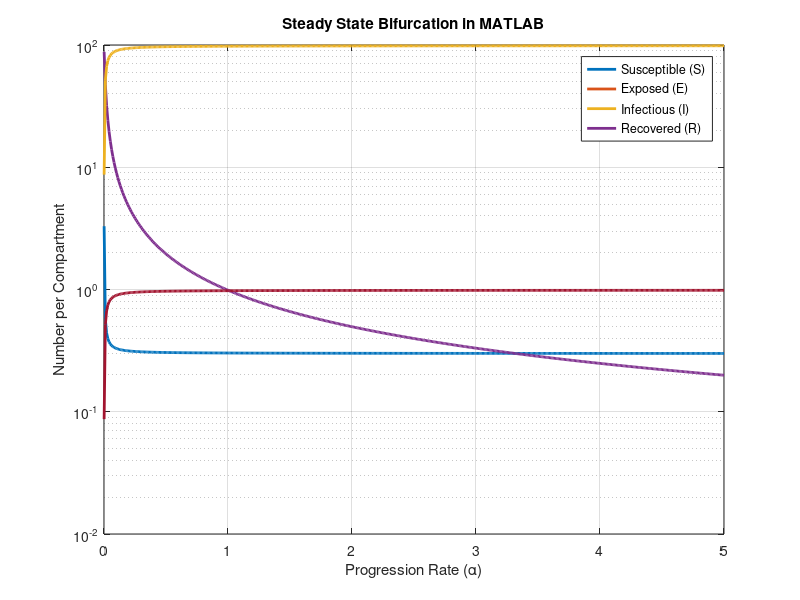
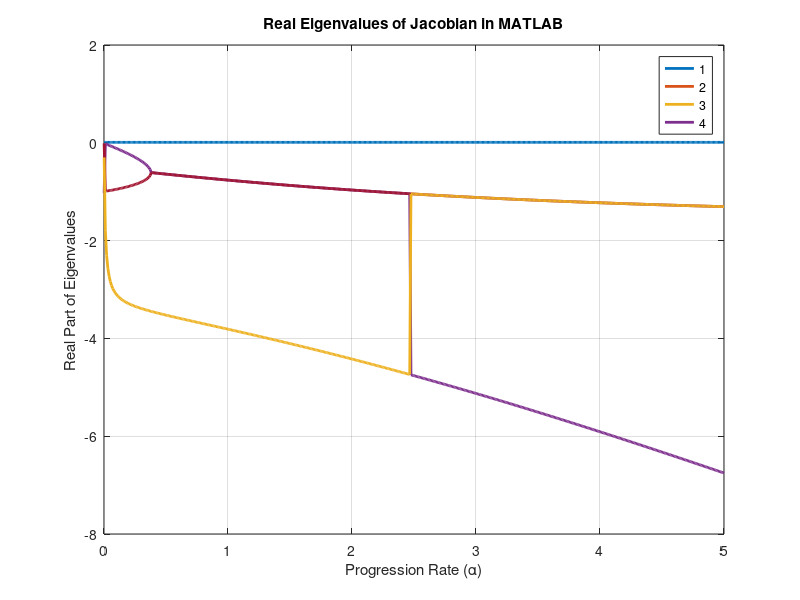
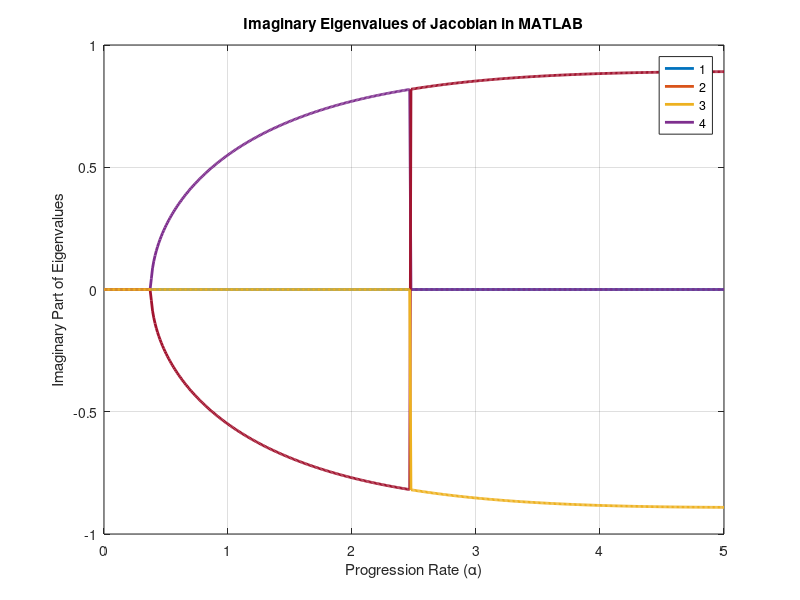

Write MATLAB code to recreate these figures, in order.
%Eigenvalue and bifurcation graphs

function Bifurcation_EV_Graphs()
gamma = 1;
%alpha = 0.29
%alpha = 2.347510026817774; %transition time from low to high density; not infectivity!
beta = 3.374; %calculated from root-finding the imaginary values in the Jacobian
mu = 0.01;
Lambda = 1;

%R0 = (Lambda/mu)*(beta/gamma); %here we assume a steady population where deaths and immigration over a three-week interval are negligible
%R0 = math.sqrt(Lambda/mu)*math.sqrt(beta/gamma) #here we assume a steady population where deaths and immigration over a three-week interval are negligible
%printf(R0)

alpha_min = 0.001;
alpha_max = 5;

alpha_evaluate = linspace(alpha_min, alpha_max, 500);
%transient_time = 14; %model peaks quickly

bifurcation_alpha = zeros(length(alpha_evaluate));
bifurcation_I = zeros(length(alpha_evaluate));
bifurcation_S = zeros(length(alpha_evaluate));
bifurcation_E = zeros(length(alpha_evaluate));
bifurcation_R = zeros(length(alpha_evaluate));

ev4 = zeros(length(alpha_evaluate));
ev1 = zeros(length(alpha_evaluate));
ev2 = zeros(length(alpha_evaluate));
ev3 = zeros(length(alpha_evaluate));




for val = (1:length(alpha_evaluate))
    alpha = alpha_evaluate(val);
    I_steady = ((Lambda*alpha)/((gamma+mu)*(alpha+mu)))-(mu/beta);
    S_steady = ((gamma+mu)*(alpha+mu))/(alpha*beta);
    E_steady = gamma/(alpha+mu) - (mu*(gamma+mu))/(alpha*beta);
    R_steady = (gamma*Lambda*alpha)/(mu*(gamma+mu)*(alpha+mu)) - gamma/beta;
    bifurcation_I(val) = I_steady;
    bifurcation_S(val) = S_steady;
    bifurcation_E(val) = E_steady;
    bifurcation_R(val) = R_steady;

    bifurcation_alpha(val) = alpha;

    Jac = [-(Lambda*alpha*beta)/((alpha+mu)*(gamma+mu))-mu, 0, -((gamma+mu)*(alpha+mu))/alpha, 0; 
    (Lambda*alpha*beta)/((alpha+mu)*(gamma+mu)), -alpha-mu, ((gamma+mu)*(alpha+mu))/alpha, 0;
    0, alpha, -gamma-mu, 0;
    0, 0, gamma, mu];

    eigs = eig(Jac);
    ev1(val) = eigs(1);
    ev2(val) = eigs(2);
    ev3(val) = eigs(3);
    ev4(val) = eigs(4);
end    

bif = [bifurcation_S; bifurcation_I; bifurcation_E; bifurcation_R]';

figure;
    plot(bifurcation_alpha, bifurcation_S, 'LineWidth', 2);
    hold on;
    plot(bifurcation_alpha, bifurcation_E, 'LineWidth', 2);
    plot(bifurcation_alpha, bifurcation_I, 'LineWidth', 2);
    plot(bifurcation_alpha, bifurcation_R, 'LineWidth', 2);
    hold off;
    xlabel('Progression Rate (\alpha)');
    ylabel('Number per Compartment');
    set(gca, 'YScale', 'log');
    legend('Susceptible (S)', 'Exposed (E)', 'Infectious (I)', 'Recovered (R)');
    title('Steady State Bifurcation in MATLAB');
    grid on;

    im_ev1 = real(ev1);
    im_ev2 = real(ev2);
    im_ev3 = real(ev3);
    im_ev4 = real(ev4);

    figure;
    plot(bifurcation_alpha, im_ev1, 'LineWidth', 2);
    hold on;
    plot(bifurcation_alpha, im_ev2, 'LineWidth', 2);
    plot(bifurcation_alpha, im_ev3, 'LineWidth', 2);
    plot(bifurcation_alpha, im_ev4, 'LineWidth', 2);
    hold off;
    xlabel('Progression Rate (\alpha)');
    ylabel('Real Part of Eigenvalues');
    %set(gca, 'YScale', 'log');
    legend('1', '2', '3', '4');
    title('Real Eigenvalues of Jacobian in MATLAB');
    grid on;

im_ev1 = imag(ev1);
    im_ev2 = imag(ev2);
    im_ev3 = imag(ev3);
    im_ev4 = imag(ev4);

    figure;
    plot(bifurcation_alpha, im_ev1, 'LineWidth', 2);
    hold on;
    plot(bifurcation_alpha, im_ev2, 'LineWidth', 2);
    plot(bifurcation_alpha, im_ev3, 'LineWidth', 2);
    plot(bifurcation_alpha, im_ev4, 'LineWidth', 2);
    hold off;
    xlabel('Progression Rate (\alpha)');
    ylabel('Imaginary Part of Eigenvalues');
    %set(gca, 'YScale', 'log');
    legend('1', '2', '3', '4');
    title('Imaginary Eigenvalues of Jacobian in MATLAB');
    grid on;


end
